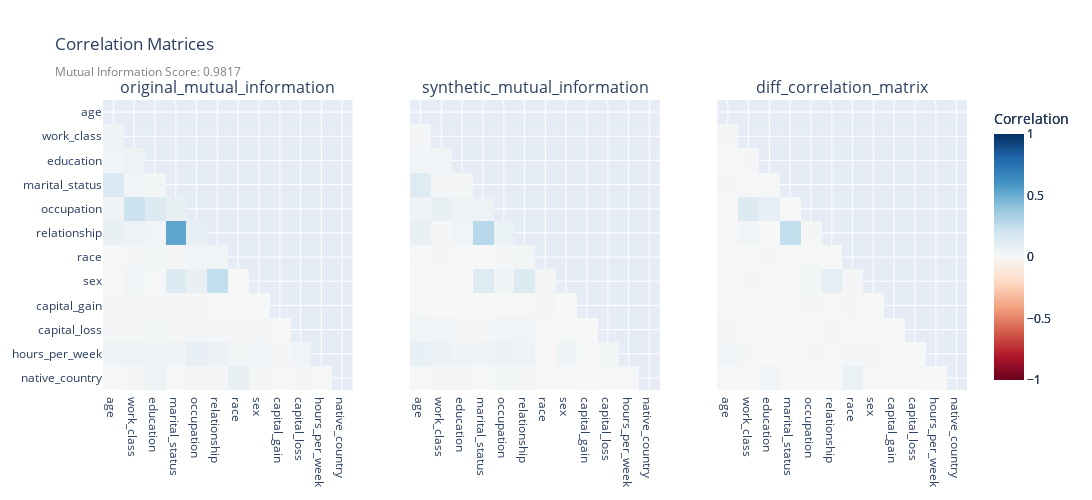

Source (notebook cell):
### Markdown cell above
### 2.2.3 Mutual Information

The MutualInformation class calculates the mutual information
between features in original and synthetic datasets. The comparison helps assess the 
similarity between the feature relationships in both datasets.

### Code cell
from clearbox_synthetic import MutualInformation

import plotly.graph_objects as go
import plotly.subplots as sp


mi = MutualInformation(train_dataset, synthetic_dataset).get()

def plot_mutual_info(mi):
    keys = ["original_mutual_information", "synthetic_mutual_information", "diff_correlation_matrix"]

    fig = sp.make_subplots(
        rows=1, 
        cols=3, 
        shared_yaxes=True, 
        subplot_titles=keys
    )

    for i, key in enumerate(keys, start=1):
        matrix = np.array(mi[key])

        # Mask the upper triangle (including the diagonal)
        mask = np.triu(np.ones_like(matrix, dtype=bool))
        lower_triangle_matrix = np.where(mask, np.nan, matrix)

        df = pd.DataFrame(
            np.flip(lower_triangle_matrix,0), 
            columns=mi["features"], 
            index=list(reversed(mi["features"]))
        )

        fig.add_trace(
            go.Heatmap(
                z=df.values,
                x=df.columns,
                y=df.index,
                colorscale="RdBu",  
                zmin=-1,
                zmax=1,
                colorbar=dict(title="Correlation")
            ),
            row=1,
            col=i
        )

    fig.update_layout(
        # title=f"Correlation Matrices - Mutual Information Score: {mi['score']}",
        title={"text": f"Correlation Matrices<br><sub style='font-size: 16px; color: gray;'>Mutual Information Score: {mi['score']}</sub>"},
        height=500,
        width=1200,
    )

    fig.show()

# Plot the correlation matrices
plot_mutual_info(mi)

### Figure 1 — Plotly figure (JSON) as saved in the notebook; plotly's stock layout.template omitted (floating-point values rounded to 4 significant figures; data arrays with more than 128 entries replaced by an {"elided": "..."} marker saying what was removed)
{"data": [{"colorbar": {"title": {"text": "Correlation"}}, "colorscale": [[0, "rgb(103,0,31)"], [0.1, "rgb(178,24,43)"], [0.2, "rgb(214,96,77)"], [0.3, "rgb(244,165,130)"], [0.4, "rgb(253,219,199)"], [0.5, "rgb(247,247,247)"], [0.6, "rgb(209,229,240)"], [0.7, "rgb(146,197,222)"], [0.8, "rgb(67,147,195)"], [0.9, "rgb(33,102,172)"], [1, "rgb(5,48,97)"]], "type": "heatmap", "x": ["age", "work_class", "education", "marital_status", "occupation", "relationship", "race", "sex", "capital_gain", "capital_loss", "hours_per_week", "native_country"], "xaxis": "x", "y": ["native_country", "hours_per_week", "capital_loss", "capital_gain", "sex", "race", "relationship", "occupation", "marital_status", "education", "work_class", "age"], "yaxis": "y", "z": {"elided": "12x12 float values"}, "zmax": 1, "zmin": -1}, {"colorbar": {"title": {"text": "Correlation"}}, "colorscale": [[0, "rgb(103,0,31)"], [0.1, "rgb(178,24,43)"], [0.2, "rgb(214,96,77)"], [0.3, "rgb(244,165,130)"], [0.4, "rgb(253,219,199)"], [0.5, "rgb(247,247,247)"], [0.6, "rgb(209,229,240)"], [0.7, "rgb(146,197,222)"], [0.8, "rgb(67,147,195)"], [0.9, "rgb(33,102,172)"], [1, "rgb(5,48,97)"]], "type": "heatmap", "x": ["age", "work_class", "education", "marital_status", "occupation", "relationship", "race", "sex", "capital_gain", "capital_loss", "hours_per_week", "native_country"], "xaxis": "x2", "y": ["native_country", "hours_per_week", "capital_loss", "capital_gain", "sex", "race", "relationship", "occupation", "marital_status", "education", "work_class", "age"], "yaxis": "y2", "z": {"elided": "12x12 float values"}, "zmax": 1, "zmin": -1}, {"colorbar": {"title": {"text": "Correlation"}}, "colorscale": [[0, "rgb(103,0,31)"], [0.1, "rgb(178,24,43)"], [0.2, "rgb(214,96,77)"], [0.3, "rgb(244,165,130)"], [0.4, "rgb(253,219,199)"], [0.5, "rgb(247,247,247)"], [0.6, "rgb(209,229,240)"], [0.7, "rgb(146,197,222)"], [0.8, "rgb(67,147,195)"], [0.9, "rgb(33,102,172)"], [1, "rgb(5,48,97)"]], "type": "heatmap", "x": ["age", "work_class", "education", "marital_status", "occupation", "relationship", "race", "sex", "capital_gain", "capital_loss", "hours_per_week", "native_country"], "xaxis": "x3", "y": ["native_country", "hours_per_week", "capital_loss", "capital_gain", "sex", "race", "relationship", "occupation", "marital_status", "education", "work_class", "age"], "yaxis": "y3", "z": {"elided": "12x12 float values"}, "zmax": 1, "zmin": -1}], "layout": {"annotations": [{"font": {"size": 16}, "showarrow": false, "text": "original_mutual_information", "x": 0.1444, "xanchor": "center", "xref": "paper", "y": 1, "yanchor": "bottom", "yref": "paper"}, {"font": {"size": 16}, "showarrow": false, "text": "synthetic_mutual_information", "x": 0.5, "xanchor": "center", "xref": "paper", "y": 1, "yanchor": "bottom", "yref": "paper"}, {"font": {"size": 16}, "showarrow": false, "text": "diff_correlation_matrix", "x": 0.8556, "xanchor": "center", "xref": "paper", "y": 1, "yanchor": "bottom", "yref": "paper"}], "height": 500, "title": {"text": "Correlation Matrices<br><sub style='font-size: 16px; color: gray;'>Mutual Information Score: 0.9817</sub>\n"}, "width": 1200, "xaxis": {"anchor": "y", "domain": [0, 0.2889]}, "xaxis2": {"anchor": "y2", "domain": [0.3556, 0.6444]}, "xaxis3": {"anchor": "y3", "domain": [0.7111, 1]}, "yaxis": {"anchor": "x", "domain": [0, 1]}, "yaxis2": {"anchor": "x2", "domain": [0, 1], "matches": "y", "showticklabels": false}, "yaxis3": {"anchor": "x3", "domain": [0, 1], "matches": "y", "showticklabels": false}}}
